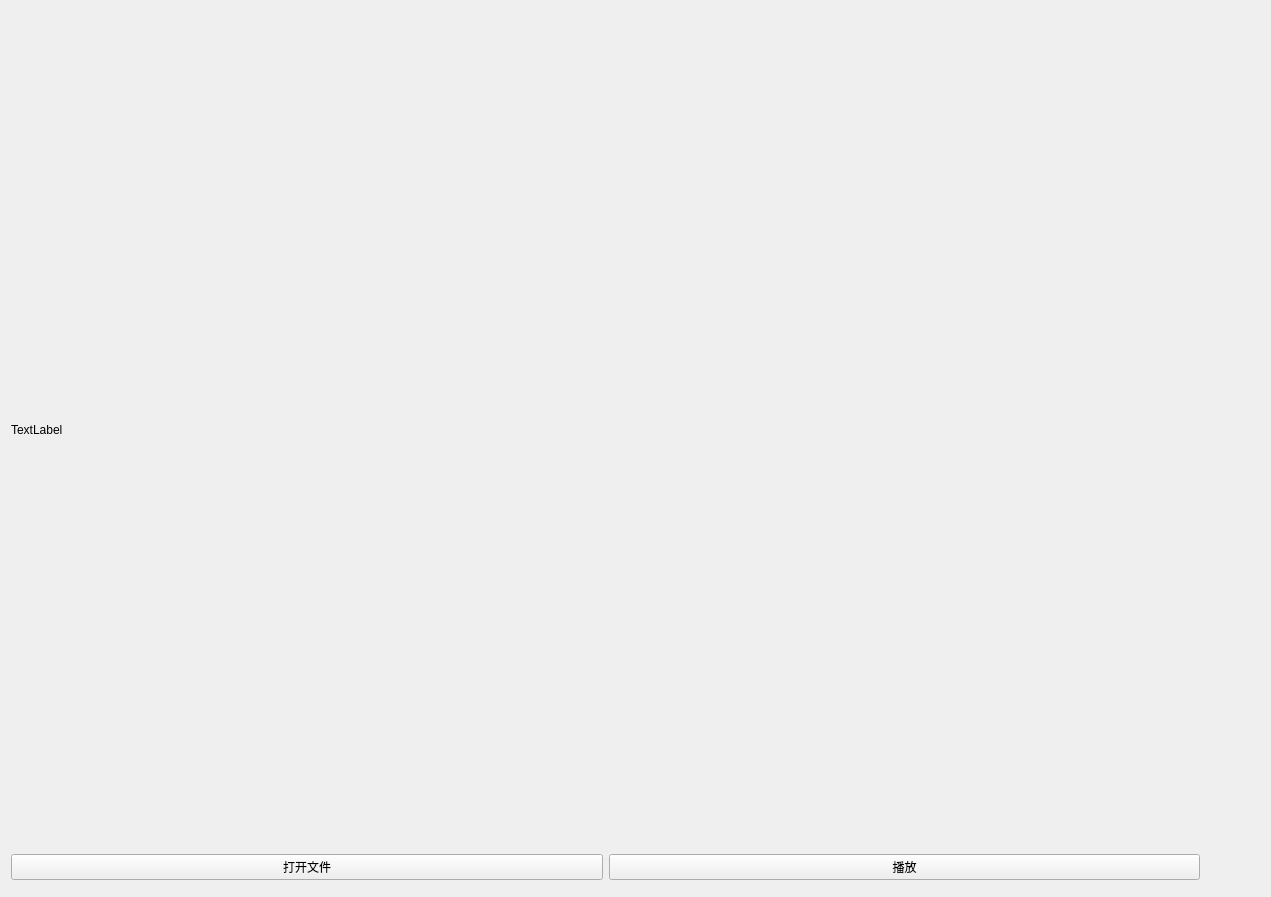
<?xml version="1.0" encoding="UTF-8"?>
<ui version="4.0">
 <class>VideoWidget</class>
 <widget class="QWidget" name="VideoWidget">
  <property name="geometry">
   <rect>
    <x>0</x>
    <y>0</y>
    <width>1271</width>
    <height>897</height>
   </rect>
  </property>
  <property name="windowTitle">
   <string>MxRendTest</string>
  </property>
  <widget class="QWidget" name="centralWidget" native="true">
   <property name="geometry">
    <rect>
     <x>0</x>
     <y>0</y>
     <width>1211</width>
     <height>891</height>
    </rect>
   </property>
   <layout class="QGridLayout" name="gridLayout">
    <item row="0" column="0">
     <widget class="QLabel" name="label">
      <property name="text">
       <string>TextLabel</string>
      </property>
     </widget>
    </item>
    <item row="1" column="0">
     <widget class="QPushButton" name="OpenFile">
      <property name="text">
       <string>打开文件</string>
      </property>
     </widget>
    </item>
    <item row="1" column="1">
     <widget class="QPushButton" name="Play">
      <property name="text">
       <string>播放</string>
      </property>
     </widget>
    </item>
   </layout>
  </widget>
 </widget>
 <layoutdefault spacing="6" margin="11"/>
 <resources>
  <include location="../../resource/Render.qrc"/>
 </resources>
 <connections/>
</ui>
